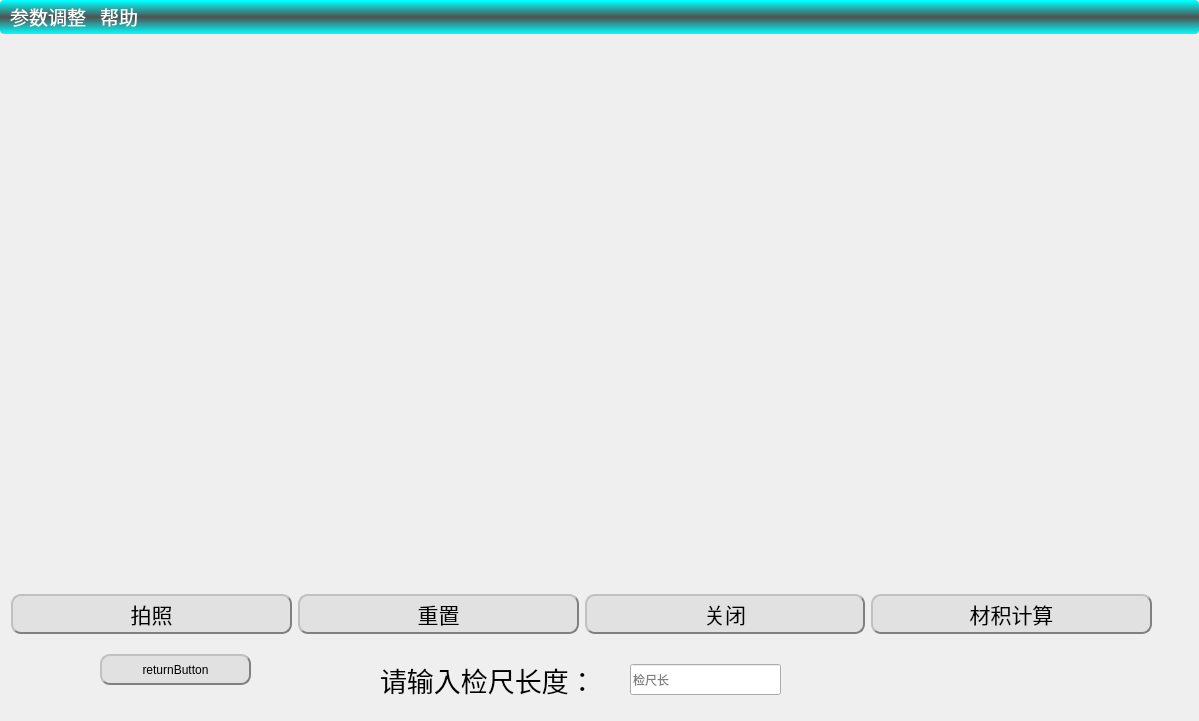
<?xml version="1.0" encoding="UTF-8"?>
<ui version="4.0">
 <class>MainWindow</class>
 <widget class="QMainWindow" name="MainWindow">
  <property name="geometry">
   <rect>
    <x>0</x>
    <y>0</y>
    <width>1199</width>
    <height>721</height>
   </rect>
  </property>
  <property name="windowTitle">
   <string>图像采集</string>
  </property>
  <property name="styleSheet">
   <string notr="true">QPushButton
{
background-color: rgb(225, 225, 225);
border:2px groove gray;
border-radius:10px;
padding:2px 4px;
border-style: outset;
}
QPushButton:hover
{
background-color:rgb(229, 241, 251);
color: black;
}
QPushButton:pressed
{
background-color:rgb(0, 0, 0);
border-style: inset;
}
QMenu{
   background:qlineargradient(spread:pad, x1:0, y1:1, x2:0, y2:0, stop:0 #00ffff, stop:0.5 #505050, stop:0.98 #00ffff);
   border:0px;
   border-radius:4px;
   color:white;
}
</string>
  </property>
  <widget class="QWidget" name="centralwidget">
   <widget class="QWidget" name="layoutWidget">
    <property name="geometry">
     <rect>
      <x>11</x>
      <y>555</y>
      <width>1141</width>
      <height>51</height>
     </rect>
    </property>
    <layout class="QHBoxLayout" name="horizontalLayout">
     <item>
      <widget class="QPushButton" name="pushButton">
       <property name="font">
        <font>
         <pointsize>16</pointsize>
        </font>
       </property>
       <property name="text">
        <string>拍照</string>
       </property>
       <property name="icon">
        <iconset>
         <normaloff>C:/Users/jsjt0/.designer/backup/pic/pai.png</normaloff>C:/Users/jsjt0/.designer/backup/pic/pai.png</iconset>
       </property>
      </widget>
     </item>
     <item>
      <widget class="QPushButton" name="pushButton_2">
       <property name="font">
        <font>
         <pointsize>16</pointsize>
        </font>
       </property>
       <property name="text">
        <string>重置</string>
       </property>
       <property name="icon">
        <iconset>
         <normaloff>C:/Users/jsjt0/.designer/backup/pic/down.png</normaloff>C:/Users/jsjt0/.designer/backup/pic/down.png</iconset>
       </property>
      </widget>
     </item>
     <item>
      <widget class="QPushButton" name="pushButton_3">
       <property name="font">
        <font>
         <pointsize>16</pointsize>
        </font>
       </property>
       <property name="text">
        <string>关闭</string>
       </property>
       <property name="icon">
        <iconset>
         <normaloff>C:/Users/jsjt0/.designer/backup/pic/Hint.png</normaloff>C:/Users/jsjt0/.designer/backup/pic/Hint.png</iconset>
       </property>
      </widget>
     </item>
     <item>
      <widget class="QPushButton" name="pushButton_4">
       <property name="font">
        <font>
         <pointsize>16</pointsize>
        </font>
       </property>
       <property name="text">
        <string>材积计算</string>
       </property>
       <property name="icon">
        <iconset>
         <normaloff>C:/Users/jsjt0/.designer/backup/pic/g1.png</normaloff>C:/Users/jsjt0/.designer/backup/pic/g1.png</iconset>
       </property>
      </widget>
     </item>
    </layout>
   </widget>
   <widget class="QWidget" name="layoutWidget">
    <property name="geometry">
     <rect>
      <x>60</x>
      <y>40</y>
      <width>1091</width>
      <height>481</height>
     </rect>
    </property>
    <layout class="QHBoxLayout" name="horizontalLayout_2">
     <item>
      <widget class="QLabel" name="label">
       <property name="sizePolicy">
        <sizepolicy hsizetype="Minimum" vsizetype="Expanding">
         <horstretch>0</horstretch>
         <verstretch>0</verstretch>
        </sizepolicy>
       </property>
       <property name="maximumSize">
        <size>
         <width>500</width>
         <height>500</height>
        </size>
       </property>
       <property name="styleSheet">
        <string notr="true">border-image: url(:/newPrefix/pic/g1.png);</string>
       </property>
       <property name="text">
        <string/>
       </property>
      </widget>
     </item>
     <item>
      <widget class="QLabel" name="label_2">
       <property name="sizePolicy">
        <sizepolicy hsizetype="Minimum" vsizetype="Expanding">
         <horstretch>0</horstretch>
         <verstretch>0</verstretch>
        </sizepolicy>
       </property>
       <property name="maximumSize">
        <size>
         <width>500</width>
         <height>500</height>
        </size>
       </property>
       <property name="styleSheet">
        <string notr="true">border-image: url(:/newPrefix/pic/wallhaven-rd9q77.jpg);</string>
       </property>
       <property name="text">
        <string/>
       </property>
      </widget>
     </item>
    </layout>
   </widget>
   <widget class="QLabel" name="label_3">
    <property name="geometry">
     <rect>
      <x>380</x>
      <y>630</y>
      <width>241</width>
      <height>31</height>
     </rect>
    </property>
    <property name="font">
     <font>
      <family>Agency FB</family>
      <pointsize>20</pointsize>
     </font>
    </property>
    <property name="text">
     <string>请输入检尺长度：</string>
    </property>
   </widget>
   <widget class="QLineEdit" name="lineEdit">
    <property name="geometry">
     <rect>
      <x>630</x>
      <y>630</y>
      <width>151</width>
      <height>31</height>
     </rect>
    </property>
    <property name="placeholderText">
     <string>检尺长</string>
    </property>
   </widget>
   <widget class="QPushButton" name="cameraButton">
    <property name="geometry">
     <rect>
      <x>100</x>
      <y>620</y>
      <width>151</width>
      <height>31</height>
     </rect>
    </property>
    <property name="text">
     <string>returnButton</string>
    </property>
   </widget>
  </widget>
  <widget class="QMenuBar" name="menuBar">
   <property name="geometry">
    <rect>
     <x>0</x>
     <y>0</y>
     <width>1199</width>
     <height>36</height>
    </rect>
   </property>
   <property name="sizePolicy">
    <sizepolicy hsizetype="Expanding" vsizetype="Expanding">
     <horstretch>0</horstretch>
     <verstretch>0</verstretch>
    </sizepolicy>
   </property>
   <property name="font">
    <font>
     <pointsize>14</pointsize>
    </font>
   </property>
   <property name="styleSheet">
    <string notr="true">QMenuBar{
   background:qlineargradient(spread:pad, x1:0, y1:1, x2:0, y2:0, stop:0 #00ffff, stop:0.5 #505050, stop:0.98 #00ffff);
   border:0px;
   border-radius:4px;
   color:white;
}</string>
   </property>
   <widget class="QMenu" name="menu">
    <property name="font">
     <font>
      <pointsize>14</pointsize>
     </font>
    </property>
    <property name="styleSheet">
     <string notr="true"/>
    </property>
    <property name="title">
     <string>参数调整</string>
    </property>
    <addaction name="action_19"/>
    <addaction name="action_20"/>
    <addaction name="action_21"/>
    <addaction name="action_22"/>
    <addaction name="action_23"/>
    <addaction name="action_24"/>
    <addaction name="action_25"/>
   </widget>
   <widget class="QMenu" name="menu_2">
    <property name="title">
     <string>帮助</string>
    </property>
   </widget>
   <addaction name="menu"/>
   <addaction name="menu_2"/>
  </widget>
  <action name="actionliangdu">
   <property name="text">
    <string>liangdu</string>
   </property>
  </action>
  <action name="action_10">
   <property name="text">
    <string>亮度</string>
   </property>
  </action>
  <action name="action_3">
   <property name="text">
    <string>对比度</string>
   </property>
  </action>
  <action name="action_4">
   <property name="text">
    <string>色调</string>
   </property>
  </action>
  <action name="action_5">
   <property name="text">
    <string>饱和度</string>
   </property>
  </action>
  <action name="action_6">
   <property name="text">
    <string>锐度</string>
   </property>
  </action>
  <action name="action_7">
   <property name="text">
    <string>曝光时间</string>
   </property>
  </action>
  <action name="action_8">
   <property name="text">
    <string>白平衡和温度</string>
   </property>
  </action>
  <action name="action_11">
   <property name="text">
    <string>亮度</string>
   </property>
  </action>
  <action name="action_19">
   <property name="text">
    <string>亮度</string>
   </property>
   <property name="font">
    <font>
     <family>Agency FB</family>
     <pointsize>14</pointsize>
    </font>
   </property>
  </action>
  <action name="action_20">
   <property name="text">
    <string>对比度</string>
   </property>
   <property name="font">
    <font>
     <family>Agency FB</family>
     <pointsize>14</pointsize>
    </font>
   </property>
  </action>
  <action name="action_21">
   <property name="text">
    <string>色调</string>
   </property>
   <property name="font">
    <font>
     <family>Agency FB</family>
     <pointsize>14</pointsize>
    </font>
   </property>
  </action>
  <action name="action_22">
   <property name="text">
    <string>饱和度</string>
   </property>
   <property name="font">
    <font>
     <family>Agency FB</family>
     <pointsize>14</pointsize>
    </font>
   </property>
  </action>
  <action name="action_23">
   <property name="text">
    <string>锐度</string>
   </property>
   <property name="font">
    <font>
     <family>Agency FB</family>
     <pointsize>14</pointsize>
    </font>
   </property>
  </action>
  <action name="action_24">
   <property name="text">
    <string>曝光时间</string>
   </property>
   <property name="font">
    <font>
     <family>Agency FB</family>
     <pointsize>14</pointsize>
    </font>
   </property>
  </action>
  <action name="action_25">
   <property name="text">
    <string>白平衡和温度</string>
   </property>
   <property name="font">
    <font>
     <family>Agency FB</family>
     <pointsize>14</pointsize>
    </font>
   </property>
  </action>
 </widget>
 <resources>
  <include location="picture.qrc"/>
  <include location="icon.qrc"/>
 </resources>
 <connections/>
</ui>
